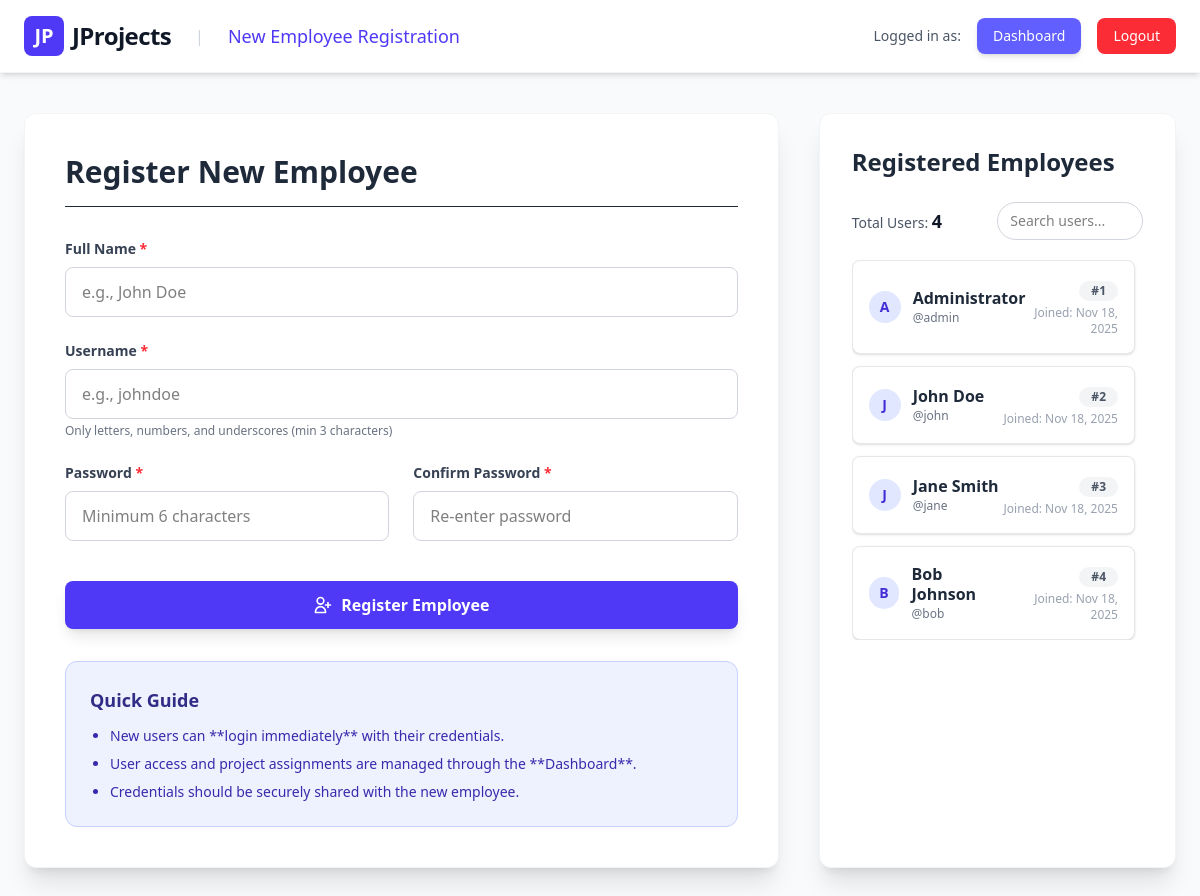
/register.php, run on the app's committed database.
### tables this page shows
CREATE TABLE IF NOT EXISTS users (
    id INT AUTO_INCREMENT PRIMARY KEY,
    username VARCHAR(50) UNIQUE NOT NULL,
    password VARCHAR(255) NOT NULL,
    full_name VARCHAR(100) NOT NULL,
    created_at TIMESTAMP DEFAULT CURRENT_TIMESTAMP
);

### register.php (the view, shortened to what this page needs)
<?php
require_once 'config.php';
$currentUser = getCurrentUser();
$stmt = $pdo->query("SELECT id, username, full_name, created_at FROM users ORDER BY created_at DESC");
$users = $stmt->fetchAll();
?>
<!DOCTYPE html>
<html lang="en">
<head>
    <script src="https://cdn.jsdelivr.net/npm/@tailwindcss/browser@4"></script>
</head>
<body class="bg-gray-50 min-h-screen font-sans">
    <header class="bg-white shadow-md border-b border-gray-100 sticky top-0 z-10">
        <div class="max-w-7xl mx-auto px-6 py-4 flex items-center justify-between">
            <div class="flex items-center space-x-6">
                <a href="dashboard.php" class="flex items-center space-x-2">
                    <div class="w-10 h-10 bg-indigo-600 rounded-lg flex items-center justify-center text-white font-bold text-xl">
                        JP
                    </div>
                    <h1 class="text-2xl font-extrabold text-gray-900 tracking-tight">JProjects</h1>
                </a>
                <span class="text-gray-300 hidden sm:inline">|</span>
                <span class="text-lg font-medium text-indigo-600 hidden sm:inline">New Employee Registration</span>
            </div>
            <div class="flex items-center space-x-4">
                <span class="text-sm text-gray-600 hidden md:inline">
                    Logged in as: <strong class="font-semibold text-gray-900"><?php echo htmlspecialchars($currentUser['full_name']); ?></strong>
                </span>
                <a href="dashboard.php" class="bg-indigo-500 hover:bg-indigo-600 text-white px-4 py-2 rounded-lg text-sm font-medium transition duration-150 shadow-md">
                    Dashboard
                </a>
                <a href="logout.php" class="bg-red-500 hover:bg-red-600 text-white px-4 py-2 rounded-lg text-sm font-medium transition duration-150">
                    Logout
                </a>
            </div>
        </div>
    </header>
    <div class="max-w-7xl mx-auto px-6 py-10">
        <div class="grid grid-cols-1 lg:grid-cols-3 gap-10">
            <div class="lg:col-span-2 bg-white rounded-xl shadow-xl border border-gray-100 p-8 md:p-10">
                <h2 class="text-3xl font-bold text-gray-800 mb-8 border-b pb-4">Register New Employee</h2>
                <form method="POST" action="" class="space-y-6">
                    <div>
                        <label for="full_name" class="block text-sm font-semibold text-gray-700 mb-2">
                            Full Name <span class="text-red-500">*</span>
                        </label>
                        <input
                            type="text" id="full_name" name="full_name" required
                            value="<?php echo htmlspecialchars($_POST['full_name'] ?? ''); ?>"
                            class="w-full px-4 py-3 border border-gray-300 rounded-lg focus:ring-2 focus:ring-indigo-500 focus:border-indigo-500 transition duration-150"
                            placeholder="e.g., John Doe"
                        >
                    </div>
                    <div>
                        <label for="username" class="block text-sm font-semibold text-gray-700 mb-2">
                            Username <span class="text-red-500">*</span>
                        </label>
                        <input
                            type="text" id="username" name="username" required pattern="[a-zA-Z0-9_]+"
                            value="<?php echo htmlspecialchars($_POST['username'] ?? ''); ?>"
                            class="w-full px-4 py-3 border border-gray-300 rounded-lg focus:ring-2 focus:ring-indigo-500 focus:border-indigo-500 transition duration-150"
                            placeholder="e.g., johndoe"
                        >
                        <p class="text-xs text-gray-500 mt-1">Only letters, numbers, and underscores (min 3 characters)</p>
                    </div>
                    <div class="grid grid-cols-1 md:grid-cols-2 gap-6">
                        <div>
                            <label for="password" class="block text-sm font-semibold text-gray-700 mb-2">
                                Password <span class="text-red-500">*</span>
                            </label>
                            <input
                                type="password" id="password" name="password" required minlength="6"
                                class="w-full px-4 py-3 border border-gray-300 rounded-lg focus:ring-2 focus:ring-indigo-500 focus:border-indigo-500 transition duration-150"
                                placeholder="Minimum 6 characters"
                            >
                        </div>
                        <div>
                            <label for="confirm_password" class="block text-sm font-semibold text-gray-700 mb-2">
                                Confirm Password <span class="text-red-500">*</span>
                            </label>
                            <input
                                type="password" id="confirm_password" name="confirm_password" required minlength="6"
                                class="w-full px-4 py-3 border border-gray-300 rounded-lg focus:ring-2 focus:ring-indigo-500 focus:border-indigo-500 transition duration-150"
                                placeholder="Re-enter password"
                            >
                        </div>
                    </div>
                    <button
                        type="submit"
                        class="w-full bg-indigo-600 hover:bg-indigo-700 text-white font-bold py-3 rounded-lg transition duration-200 shadow-lg hover:shadow-xl focus:ring-4 focus:ring-indigo-500 focus:ring-opacity-50 mt-4"
                    >
                        <span class="flex items-center justify-center space-x-2">
                            <svg class="w-5 h-5" fill="none" stroke="currentColor" viewBox="0 0 24 24"><path stroke-linecap="round" stroke-linejoin="round" stroke-width="2" d="M18 9v3m0 0v3m0-3h3m-3 0h-3m-2-5a4 4 0 11-8 0 4 4 0 018 0zM3 20a6 6 0 0112 0v1H3v-1z"></path></svg>
                            <span>Register Employee</span>
                        </span>
                    </button>
                </form>
                <div class="mt-8 p-6 bg-indigo-50 rounded-xl border border-indigo-200">
                    <h3 class="font-extrabold text-indigo-900 mb-3 text-lg">Quick Guide</h3>
                    <ul class="text-sm text-indigo-800 space-y-2 list-disc pl-5">
                        <li>New users can **login immediately** with their credentials.</li>
                        <li>User access and project assignments are managed through the **Dashboard**.</li>
                        <li>Credentials should be securely shared with the new employee.</li>
                    </ul>
                </div>
            </div>
            <div class="lg:col-span-1 bg-white rounded-xl shadow-xl border border-gray-100 p-8">
                <h2 class="text-2xl font-bold text-gray-800 mb-6">Registered Employees</h2>
                <div class="mb-5 flex items-center justify-between">
                    <span class="text-sm font-medium text-gray-600">Total Users: <strong class="text-gray-900 text-lg"><?php echo count($users); ?></strong></span>
                    <input
                        type="text"
                        id="searchUsers"
                        placeholder="Search users..."
                        class="px-3 py-2 border border-gray-300 rounded-full text-sm focus:ring-2 focus:ring-indigo-500 transition duration-150 w-1/2"
                    >
                </div>
                <div class="overflow-y-auto max-h-[650px] space-y-3 pr-2" id="usersList">
                    <?php foreach ($users as $user): ?>
                        <div class="user-item p-4 bg-white rounded-lg border border-gray-200 shadow-sm hover:border-indigo-400 hover:shadow-md transition duration-150">
                            <div class="flex items-center justify-between">
                                <div class="flex items-center space-x-3">
                                    <div class="w-8 h-8 rounded-full bg-indigo-100 text-indigo-700 flex items-center justify-center font-bold text-sm">
                                        <?php echo strtoupper(substr($user['full_name'], 0, 1)); ?>
                                    </div>
                                    <div>
                                        <h3 class="font-semibold text-gray-800 leading-tight"><?php echo htmlspecialchars($user['full_name']); ?></h3>
                                        <p class="text-xs text-gray-500 mt-0.5">@<?php echo htmlspecialchars($user['username']); ?></p>
                                    </div>
                                </div>
                                <div class="text-right">
                                    <span class="inline-block px-3 py-0.5 text-xs font-bold bg-gray-100 text-gray-600 rounded-full">
                                        #<?php echo $user['id']; ?>
                                    </span>
                                    <p class="text-xs text-gray-400 mt-1">
                                        Joined: <?php echo date('M d, Y', strtotime($user['created_at'])); ?>
                                    </p>
                                </div>
                            </div>
                        </div>
                    <?php endforeach; ?>
                </div>
            </div>
        </div>
    </div>
</body>
</html>

### data on the page
users: full_name "A", full_name "Administrator", username "admin", id "1", created_at "Nov 18, 2025"
users: full_name "J", full_name "John Doe", username "john", id "2", created_at "Nov 18, 2025"
users: full_name "J", full_name "Jane Smith", username "jane", id "3", created_at "Nov 18, 2025"
users: full_name "B", full_name "Bob Johnson", username "bob", id "4", created_at "Nov 18, 2025"

### other printed values
count($users) "4"
